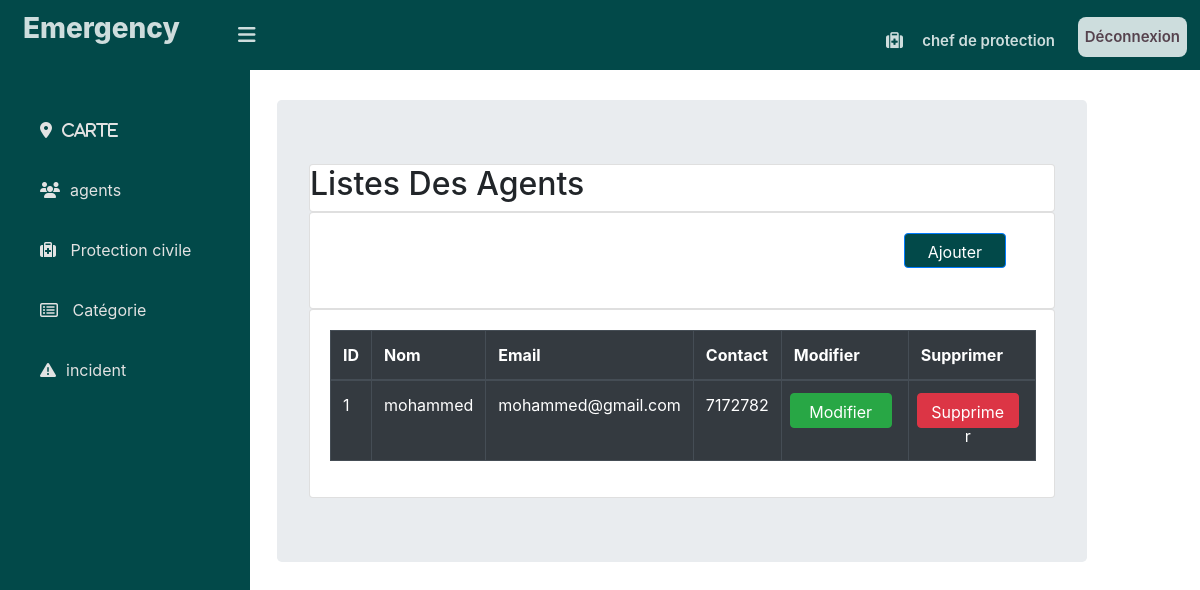
Page / (signed in) on the committed database.
### tables this page shows
CREATE TABLE `agentp` (
  `id_agent` int(11) NOT NULL,
  `fname` varchar(20) NOT NULL,
  `email` varchar(20) NOT NULL,
  `password` varchar(11) NOT NULL,
  `contact` int(11) NOT NULL
);

### index.php (the view, shortened to what this page needs)
<?php
include('agent.php');
?>
<div class="listtt">
    <div class="container">
        <div class="jumbotron">
            <div class="card">
                <h2> Listes Des Agents </h2>
            </div>
            <div class="card">
                <div class="card-body">
                    <button style="background-color:#024949 " type="button" class="btn btn-primary" data-toggle="modal" data-target="#studentaddmodal">
                        Ajouter
                    </button>
                </div>
            </div>
            <div class="card">
                <div class="card-body">
                    <?php
                    $connection = mysqli_connect("localhost", "root", "");
                    $query = "SELECT * FROM agentp";
                    $query_run = mysqli_query($connection, $query);
                    ?>
                    <table id="datatableid" class="table table-bordered table-dark">
                        <thead>
                            <tr>
                                <th scope="col"> ID</th>
                                <th scope="col">Nom</th>
                                <th scope="col"> Email </th>
                                <th scope="col"> Contact </th>
                                <th scope="col"> Modifier </th>
                                <th scope="col"> Supprimer </th>
                            </tr>
                        </thead>
                        <?php
                        if ($query_run) {
                            foreach ($query_run as $row) {
                        ?>
                                <tbody>
                                    <tr>
                                        <td> <?php echo $row['id_agent']; ?> </td>
                                        <td> <?php echo $row['fname']; ?> </td>
                                        <td> <?php echo $row['email']; ?> </td>
                                        <td> <?php echo $row['contact']; ?> </td>
                                        <td>
                                            <button type="button" class="btn btn-success editbtn"> Modifier </button>
                                        </td>
                                        <td>
                                            <button type="button" class="btn btn-danger deletebtn"> Supprimer</button>
                                        </td>
                                    </tr>
                                </tbody>
                        <?php
                            }
                        } else {
                            echo "No Record Found";
                        }
                        ?>
                    </table>
                </div>
            </div>
        </div>
    </div>
</div>
</body>
</html>

### agent.css (style rules this page uses)
body { margin: 0; padding: 0; font-size: 20px; font-family: "Roboto", sans-serif; }
.listtt { margin-left: 262px; padding-top: 100px; width: 70%; }
.btn { height: 35px; float: right; margin-right: 4%; width: 102px; margin-bottom: 20px; color: #fff; }
.jumbotron { padding: 4rem 0rem; }

### rows in the picture
agentp: id_agent "1", fname "mohammed", email "mohammed@gmail.com", contact "7172782"
